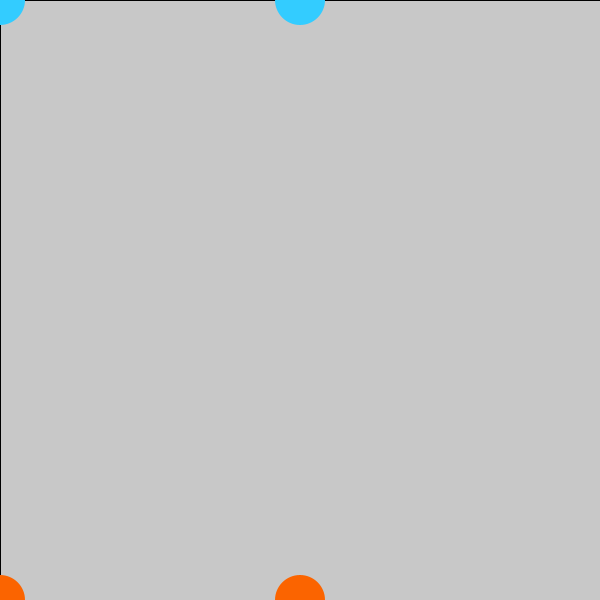
Frame 1 (no input)
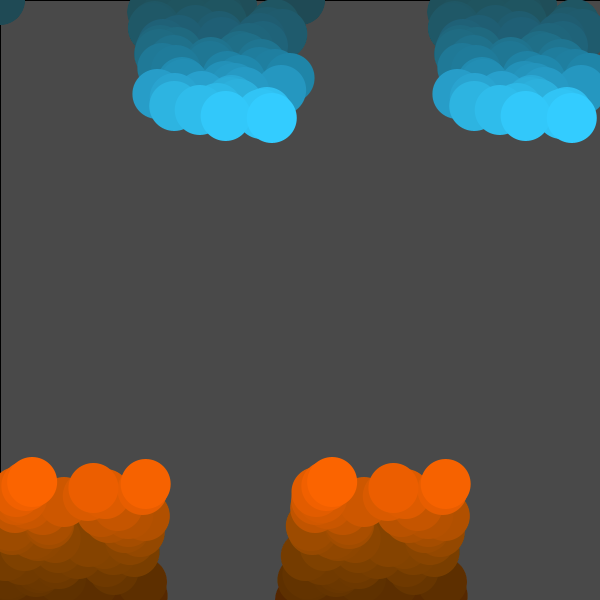
Frame 60 (the mouse pressed at the canvas centre just before this capture)
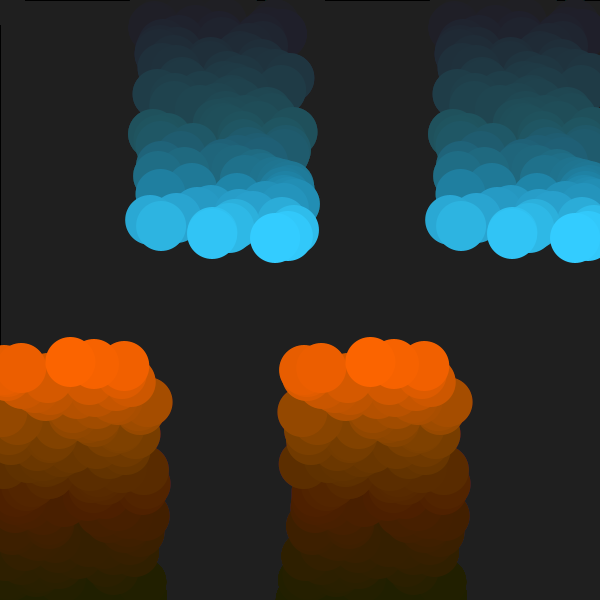
Frame 120 (the mouse held since frame 60 and released just before this capture)

The Processing sketch that drew these frames (run headless with seeded random() and noise(); from frame 60 on, the mouse is pressed at the canvas centre):

// Processing sketch: processing_73014
// ── processing_73014.pde

float xpos = 0;
float ypos = 600;
float xposx = 0;
float yposy = 0;


void setup () {
  size (600,600);
  
 
}
void draw (){
loop ();
goup();
godown ();
}


void goup()
{

fill (0,0,0,1);
rect(0,0,width,height);
noStroke();
fill(255,102,0);
ellipse (xpos,ypos,50,50);
ellipse ((xpos)+300,ypos,50,50);

xpos =random(150) ;
ypos -- ;

if(ypos > 0)
{
  ypos --;
}else{
  ypos=600;
}}


void godown()
{
fill (0,0,0,4);
rect(0,0,width,height);
noStroke();
fill(51,204,255);
ellipse (xposx,yposy,50,50);
ellipse ((xposx)+300,yposy,50,50);

xposx = random(150)+150;
yposy ++; 

if(yposy > 600)
{
  yposy = 0;
}else{
  yposy ++;
}}

  
